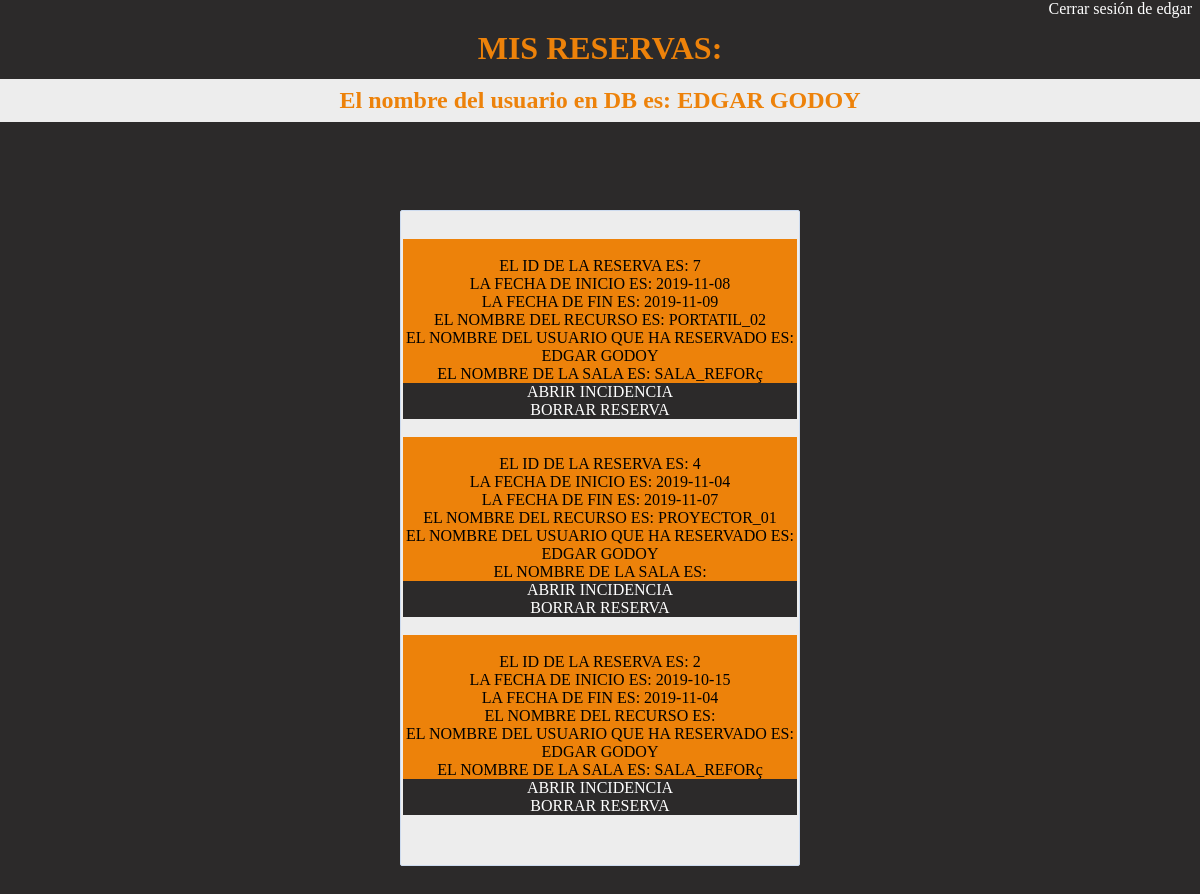
/mis_reservas.php (signed in), run on the app's committed database.
### tables this page shows
CREATE TABLE `tbl_reserva` (
  `id_reserva` int(11) NOT NULL,
  `fecha_ini_res` date NOT NULL,
  `fecha_fin_res` date NOT NULL,
  `id_recurs` int(11) DEFAULT NULL,
  `id_user` int(11) NOT NULL,
  `id_sala` int(11) DEFAULT NULL
);

CREATE TABLE `tbl_recursos` (
  `id_recurs` int(11) NOT NULL,
  `nom_recurs` varchar(25) NOT NULL,
  `tipo_recurs` enum('MATERIAL INFORMATICO','MATERIAL DEPORTIVO','MATERIAL EDUCATIVO','MATERIAL DE SOPORTE VISUAL') NOT NULL,
  `desc_recurs` text NOT NULL,
  `disponibilidad` enum('DISPONIBLE','OCUPADO') NOT NULL DEFAULT 'DISPONIBLE'
);

CREATE TABLE `tbl_salas` (
  `id_sala` int(11) NOT NULL,
  `nom_sala` varchar(25) NOT NULL,
  `tlf_sala` char(9) NOT NULL,
  `edificio_sala` varchar(40) NOT NULL,
  `desc_sala` text NOT NULL,
  `disponibilidad` enum('DISPONIBLE','OCUPADA') NOT NULL DEFAULT 'DISPONIBLE'
);

### mis_reservas.php (the view, shortened to what this page needs)
<?php
$iduser = $_SESSION['id_user'];
$name = $_SESSION['nom_us']." ".$_SESSION['cognom_us'];
?>
<!DOCTYPE html>
<html>
<head>
	<link rel="stylesheet" type="text/css" href="css/estilo.css">
</head>
<body>
<div style="text-align: right;">
		<?php
		if(isset($_SESSION['id_user'])){
			echo "<a href='./proc/logout.proc.php'>Cerrar sesión de ".$_SESSION['nom_us']."</a>&nbsp;&nbsp;";
		}else{
			header("Location: ./index.php");
		}
		?>
	</div>
<H1>MIS RESERVAS:</H1>
<?php
include "./connection/db_connection.php";
echo "<H2>El nombre del usuario en DB es: ". strtoupper($name) . "</H2>";
$qry = "SELECT * FROM tbl_reserva left JOIN tbl_salas ON tbl_reserva.id_sala = tbl_salas.id_sala left join tbl_recursos on tbl_reserva.id_recurs = tbl_recursos.id_recurs
WHERE tbl_reserva.id_user = $iduser ORDER BY tbl_reserva.id_reserva DESC";
$result = mysqli_query($conn,$qry);
if (!empty($result) && mysqli_num_rows($result)>0) {
	while ($row = mysqli_fetch_array($result)) {
			echo "<br>";
			echo "<form><div style='background-color:#ED820A;</form>;'>";
			echo "<br> EL ID DE LA RESERVA ES: " .$row['id_reserva'] . "<br>";
			echo "LA FECHA DE INICIO ES: ".$row['fecha_ini_res'] . "<br>";
			echo "LA FECHA DE FIN ES: ".$row['fecha_fin_res'] . "<br>";
			echo "EL NOMBRE DEL RECURSO ES: ".strtoupper($row['nom_recurs']) . "<br>";
			echo "EL NOMBRE DEL USUARIO QUE HA RESERVADO ES: ".strtoupper($name) . "<br>";
			echo "EL NOMBRE DE LA SALA ES: ".strtoupper($row['nom_sala']) . "<br>";
			echo "</div>";
			echo "<a href='./incidencias.php'><p>ABRIR INCIDENCIA</p></a>";
			echo "<a href='./borrar_reservas.php'><p>BORRAR RESERVA</p></a>";
		}
}else{echo "error";}
?>
</body>
</html>

### css/estilo.css (style rules this page uses)
* { padding: 0; margin: 0; font-family: century gothic; text-align: center; background-color: #2C2A2A; }
form { border: 1px solid #cddbef; border-radius: 2px; padding: 50px 2px; background-color: #ededed; margin: calc(25% + 100px); margin-top: 70px; padding-top: 28px; margin-bottom: 30px }
h1 { text-align:center; padding: 12px; color: #ED820A }
h2 { background: #ededed; text-align:center; padding: 8px; color: #ED820A }
a { text-decoration: none; color: white; }

### data on the page
tbl_reserva: id_reserva "7", fecha_ini_res "2019-11-08", fecha_fin_res "2019-11-09", id_recurs.nom_recurs "PORTATIL_02", id_sala.nom_sala "SALA_REFORç"
tbl_reserva: id_reserva "4", fecha_ini_res "2019-11-04", fecha_fin_res "2019-11-07", id_recurs.nom_recurs "PROYECTOR_01"
tbl_reserva: id_reserva "2", fecha_ini_res "2019-10-15", fecha_fin_res "2019-11-04", id_sala.nom_sala "SALA_REFORç"

### other printed values
$_SESSION['nom_us'] "edgar"
$name "EDGAR GODOY"
